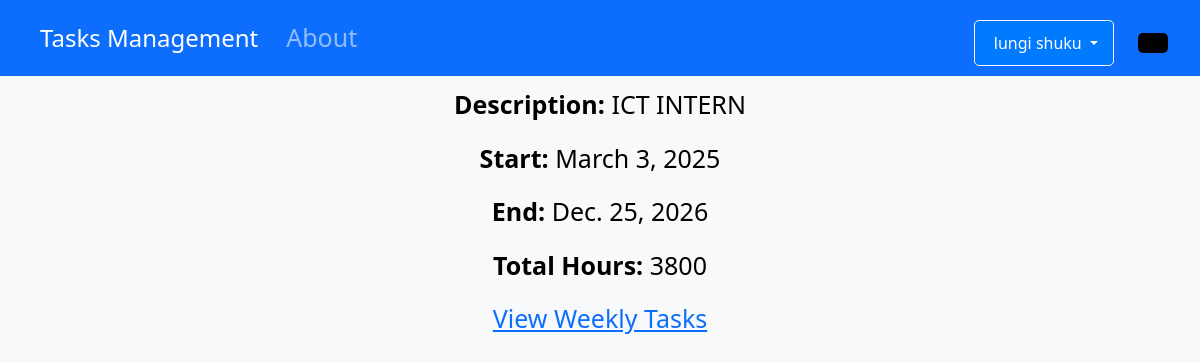
/students/contract/3/ (signed in), run on the app's committed database.
### StudentTasks/models.py (models this page shows, shortened)
class Contract(models.Model):
    student = models.ForeignKey(User, on_delete=models.CASCADE, related_name="contracts")
    title = models.CharField(max_length=100, default="UWS intern Contract")
    description = models.TextField(blank=True)
    start_date = models.DateField(default=timezone.now)
    end_date = models.DateField(default=timezone.now)
    total_hours = models.PositiveIntegerField(editable=False, default=0)
    created_at = models.DateTimeField(default=timezone.now)
    progress = models.FloatField(default=0)
    def total_days(self):
        days = 0
        current = self.start_date
        while current <= self.end_date:
            if current.weekday() < 5:  # Weekdays only (Mon–Fri)
                days += 1
            current += timezone.timedelta(days=1)
        return days
    def total_day_hours(self):
        return self.total_days() * 8

### StudentTasks/views.py (the view)
# urls.py: path('contract/<int:contract_id>/', views.contract_detail, name='contract_detail'),
@login_required
def contract_detail(request,  contract_id):
    contract = get_object_or_404(Contract,  id=contract_id, student=request.user)
    return render(request, 'StudentTasks/contract_detail.html', {'contract': contract})

### StudentTasks/templates/StudentTasks/contract_detail.html
{% extends 'Tasks/base.html' %}
{% load static %}
{% block content %}
<h2>Contract: {{ contract.title }}</h2>
<p><strong>Description:</strong> {{ contract.description }}</p>
<p><strong>Start:</strong> {{ contract.start_date }}</p>
<p><strong>End:</strong> {{ contract.end_date }}</p>
<p><strong>Total Hours:</strong> {{ contract.total_day_hours }}</p>
<a href="{% url 'StudentTasks:weeklytask_list' contract.id %}">View Weekly Tasks</a>
{% endblock %}

### Tasks/templates/Tasks/base.html (shortened to what this page needs)
{% load static %}
<!doctype html>
<html lang="en">
  <head>
    <link rel="stylesheet" href="https://cdnjs.cloudflare.com/ajax/libs/font-awesome/4.7.0/css/font-awesome.min.css">
    <link href="https://cdn.jsdelivr.net/npm/bootstrap@5.0.2/dist/css/bootstrap.min.css" rel="stylesheet">
    <div class="container text-center">
    </head>
 <body>
    <nav class="navbar navbar-expand-lg navbar-dark bg-primary fixed-top rounded-corners">
        <div class="container-fluid">
            <a class="navbar-brand d-flex align-items-center" href="{% url 'home' %}">
                Tasks Management
            </a>
            <div class="collapse navbar-collapse" id="navbarContent">
                <ul class="navbar-nav me-auto mb-2 mb-lg-0">
                    <li class="nav-item">
                        <a class="nav-link" href="#">
                            About
                        </a>
                    </li>
                </ul>
                <div class="d-flex align-items-center">
                    {% if user.is_authenticated %}
                        <div class="dropdown me-3">
                            <button class="btn btn-outline-light dropdown-toggle" type="button"
                                    id="userDropdown" data-bs-toggle="dropdown" aria-expanded="false">
                                {% if user.get_full_name %}
                                    {{ user.get_full_name }}
                                {% else %}
                                    {{ user.username }}
                                {% endif %}
                            </button>
                        </div>
                    {% endif %}
                    <button class="btn btn-outline-light ms-2 theme-toggle" id="themeButton"
                            aria-label="Toggle dark/light mode">
                    </button>
                </div>
            </div>
        </div>
    </nav>
    <main class="main-content">
        {% block content %}{% endblock %}
    </main>
</body>
</html>

### Tasks/templates/Tasks/base.html (style rules this page uses)
body { background-color:#FAFAFA; font-family: 'Nunito', sans-serif; padding-top: 50px }
body { margin: 2px; font-family: Arial, sans-serif; }
.navbar { display: flex; justify-content: space-between; align-items: center; padding: 10px 20px; background-color: #0078D4; color: white; }
:root { --light-bg: #ffffff; --light-text: #000000; --dark-bg: #1a1a1a; --dark-text: #ffffff; }
body { padding: 25px; background-color: white; color: black; font-size: 25px; transition: all 0.3s ease; }
.theme-toggle { padding: 10px 20px; font-size: 18px; border: none; border-radius: 5px; cursor: pointer; }
#themeButton { background-color: black; color: white; }
body { font-family: Arial, sans-serif; background-color: #f8f9fa; margin: 0; padding: 0; }
.navbar { padding: 10px 20px; }
.navbar-brand { font-size: 1.5rem; }
.navbar-nav .nav-link { color: #ffffff; }
.container { max-width: 1000px; margin: auto; padding: 20px; }
.btn { display: inline-block; padding: 10px 15px; background-color: #007bff; color: white; text-decoration: none; border-radius: 5px; margin-top: 10px; }
:root { --sidebar-width: 250px; --sidebar-bg: linear-gradient(135deg, #1e3a8a 0%, #1e40af 100%); --sidebar-active: rgba(255, 255, 255, 0.1); --content-bg: #f8f9fa; }
body { font-family: 'segoe UI', 'Segoe UI', Tahoma, Geneva, Verdana, sans-serif; background-color: ; overflow-x: hidden; margin: 0; padding: 0; }
.main-content { flex: 1; margin-left: var(--sidebar-width); padding: 20px; transition: all 0.3s; }
.main-content { margin-left: 0; width: 100%; }

### data on the page
Contract: description "ICT INTERN", start_date "March 3, 2025", end_date "Dec. 25, 2026", total_day_hours "3800"

### other printed values
{{ user.get_full_name }} "lungi shuku"
